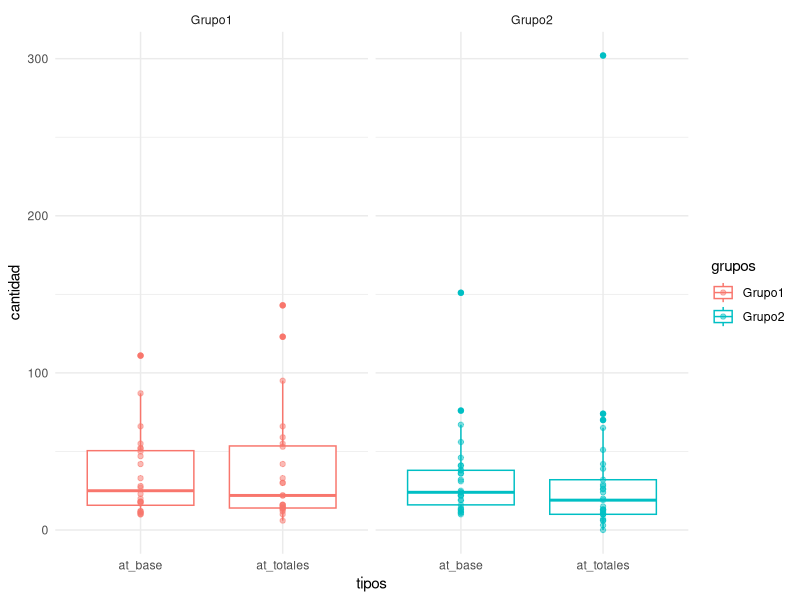

The R script that drew this image:
## ---- chunk 1
library(pwr)
library(dplyr)
library(ggplot2)
library(tidyr)
## ---- chunk 2
epilepsy <- MASS::epil
epilepsy
## ---- chunk 3
pwr.t.test(n = NULL,
           d = 0.2,
           sig.level = 0.05,
           type = "one.sample",
           alternative = "greater",
           power = 0.2)
## ---- chunk 4
ep_filtered <- epilepsy %>% 
  filter(base >= 10, trt == "placebo" |trt == "progabide") %>% 
  mutate(
    grupos = case_when(
      trt == "placebo" ~ "Grupo1",
      trt == "progabide" ~ "Grupo2",
      TRUE ~ as.character(NA)
    ))
## ---- chunk 5
ep_resumen <- ep_filtered %>% 
  group_by(grupos, subject) %>% 
  summarise(at_totales = sum(y), at_base = unique(base)) %>% 
  mutate(
    grupos = factor(
      grupos, 
      levels = c("Grupo1", "Grupo2"), 
      labels = c("Grupo1", "Grupo2")
    ), 
    subject = factor(
      subject, 
      levels = sort(subject),
      labels = sort(subject),
    ))
## ---- chunk 6
ep_resumen
## ---- chunk 7
ep_comparacion <- ep_resumen %>% 
  pivot_longer(at_totales:at_base, names_to = "tipos", values_to = "cantidad") 
## ---- chunk 8
ggplot(ep_comparacion) +
  geom_boxplot(aes(x = tipos, y = cantidad, color = grupos)) +
  geom_point(aes(x = tipos, y= cantidad, color = grupos), alpha = 0.5) +
  theme_minimal() +
  facet_grid(.~grupos)
## ---- chunk 9
Grupo1 <- ep_resumen %>% 
  filter(grupos == "Grupo1")
Grupo2 <- ep_resumen %>% 
  filter(grupos == "Grupo2")
## ---- chunk 10
shapiro.test(Grupo1$at_totales)
shapiro.test(Grupo1$at_base)
## ---- chunk 11
shapiro.test(Grupo2$at_totales)
shapiro.test(Grupo2$at_base)
## ---- chunk 12
#Los ataques durante el tratamiento del grupo 2 y los ataques base del grupo 4 no son normales
